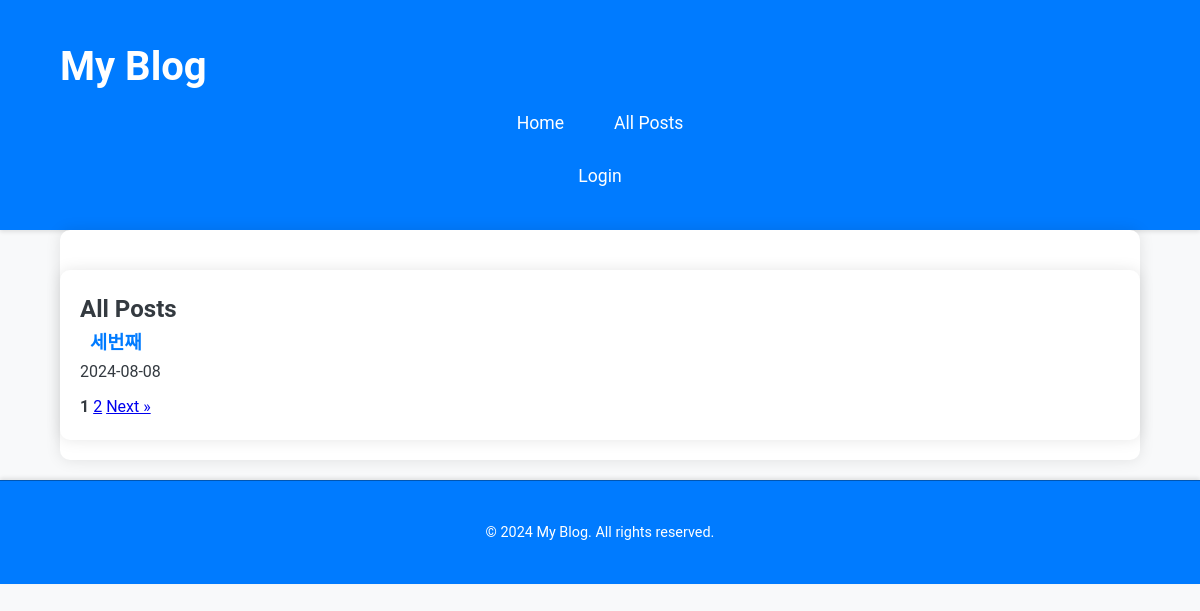
The app's page /posts/, older data.
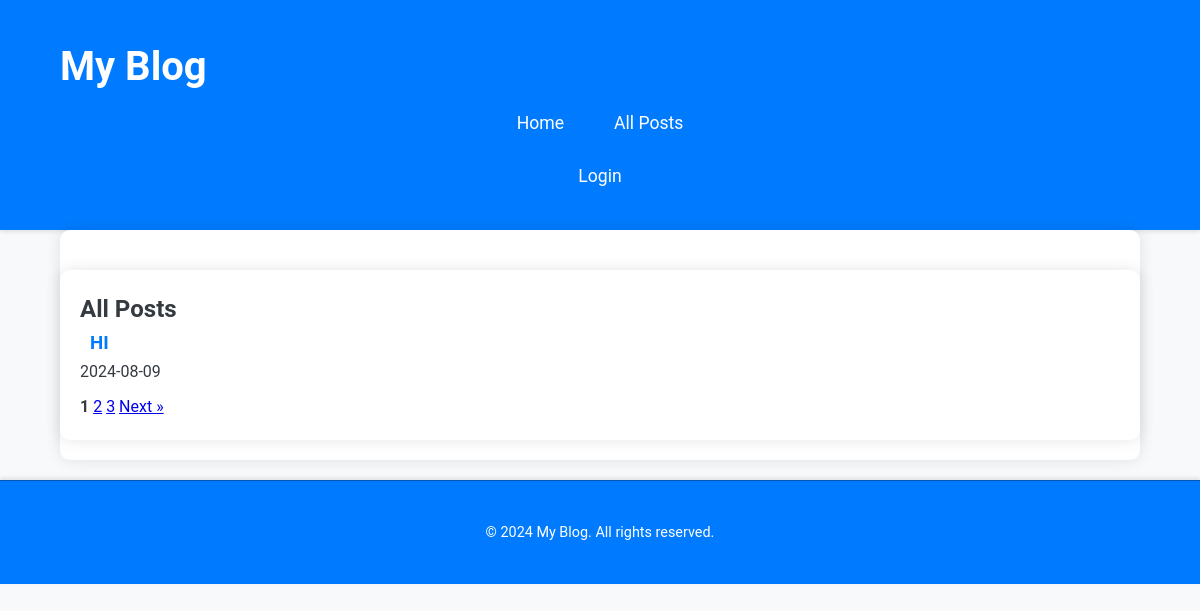
The same page, newer data.
### blog/models.py (models this page shows, shortened)
class Post(models.Model):
    title = models.CharField(max_length=200) # max 값을 지정해야할때
    content = models.TextField() # 길이 제한이 없을때
    created_date = models.DateTimeField(default=timezone.now) # 날짜와 시간을 의미함
    modified_date = models.DateTimeField(auto_now=True) # 수정될때마다 시간이 자동으로 업데이트 됨
    category = models.ForeignKey(Category, on_delete=models.CASCADE, null=True, related_name = 'posts') # Category 모델과 Post 모델을 1:N 관계로 연결함
    class Meta:
        ordering = ['-created_date'] # -가 있으면 내림차순, 없으면 오름차순

### blog/views.py (the view)
# urls.py: path('posts/', views.post_list, name='post_list'),
def post_list(request):
    post_list = Post.objects.all().order_by('-created_date')
    paginator = Paginator(post_list, 1)
    page = request.GET.get('page')
    posts = paginator.get_page(page)
    return render(request, 'blog/post_list.html', {'posts': posts})

### blog/templates/blog/post_list.html (shortened to what this page needs)
{% extends 'blog/base.html' %}
{% block content %}
    <div class="content-wrapper">
        <h2>All Posts</h2>
        <ul class="post-list">
          {% for post in posts %}
          <li>
            <h3><a href="{% url 'post_detail' post.pk %}">{{ post.title }}</a></h3>
            <p>{{ post.created_date|date:"Y-m-d" }}</p>
          </li>
          {% empty %}
          <li>No posts yet.</li>
          {% endfor %}
        </ul>
        {% if posts.has_other_pages %}
        <div class="pagination">
          {% for num in posts.paginator.page_range %}
            {% if posts.number == num %}
            <strong>{{ num }}</strong>
            {% else %}
            <a href="?page={{ num }}">{{ num }}</a>
            {% endif %}
          {% endfor %}
          {% if posts.has_next %}
          <a href="?page={{ posts.next_page_number }}">Next &raquo;</a>
          {% endif %}
        </div>
        {% endif %}
    </div>
{% endblock %}

Row changes from the older to the newer data that the page shows:
no longer on this page (row unchanged): Post: title "세번째", created_date "2024-08-08"
added Post: title "HI", created_date "2024-08-09"
Text that changed along with them:
new list line: "3"
